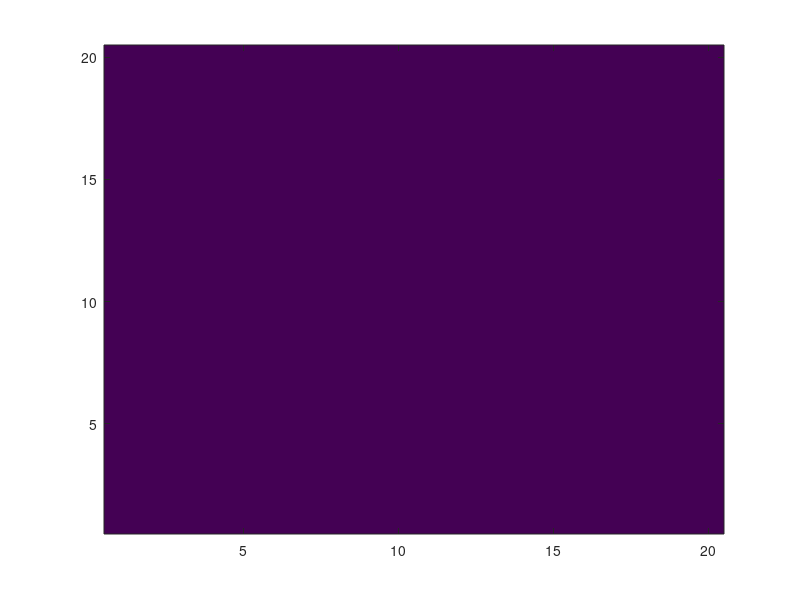

Source code (MATLAB): (Note: this script raises an error after producing the figure.)
function Main
    clc;
    clear;
    xMax = 20;
    yMax = 20;
    M=zeros(xMax,yMax); 
    Ax=axes;
    image(M');
    set(Ax,'YDir','normal');
    color = 50;
    set(Ax,'YDir','normal');
    coord = ginput(2);
    x = round(coord(:,1));
    y = round(coord(:,2));
    x0 = x(1,:);
    x1 = x(2,:);
    y0 = y(1,:);
    y1 = y(2,:);
    M = Line(x0,y0,x1,y1,color,M);
    pause(1.5);
    color = 250;
    %coord = ginput(2);
   % x = round(coord(:,1));
   % y = round(coord(:,2));
   % x0 = x(1,:);
   % x1 = x(2,:);
   % y0 = y(1,:);
   % y1 = y(2,:);
    M = TwoEndsToCenter(x0,y0,x1,y1,color,M);
end

function M = Line(x0,y0,x1,y1,color,M)
incX = 1;
incY = 1;
reverse = false;

H = abs(x1-x0);
V = abs(y1-y0);
if x1 < x0
    incX = -1;
end
if y1 < y0
    incY = -1;
end

if H < V
    reverse = true;
    i = H;
    H = V;
    V = i;
end

incUp = 2 * V - 2 * H;
incDn = 2 * V;
Est = 2 * V - H;

X = x0;
Y = y0;
hold on;
for i=0:H
    M(X,Y) = color;
    image(M');
    pause(0.7);
    if Est >= 0
        Est = Est + incUp;
        X = X + incX;
        Y = Y + incY;
    else
        Est = Est + incDn;
        if reverse == true
            Y = Y + incY;
        else
            X = X + incX;
        end
    end
end
end

function M = TwoEndsToCenter(x0,y0,x1,y1,color,M)
incX = 1;
incY = 1;
reverse = false;
H = abs(x1-x0);
V = abs(y1-y0);
if x1 < x0
    incX = -1;
end
if y1 < y0
    incY = -1;
end

if H < V
    reverse = true;
    i = H;
    H = V;
    V = i;
end

incUp = 2 * V - 2 * H;
incDn = 2 * V;
Est = 2 * V - H;

curX = x0;
curY = y0;
curZ = x1;
curT = y1;

for i=0:H/2
    M(curX,curY) = color;
    M(curZ,curT) = color;
    image(M');
    pause(0.7)
    if Est >= 0
        Est = Est + incUp;
        curX = curX + incX;
        curY = curY + incY;
        curZ = curZ - incX;
        curT = curT - incY;
    else
        Est = Est + incDn;
        if reverse == true
            curY = curY + incY;
            curT = curT - incY;
        else
            curX = curX + incX;
            curT = curT - incX;
        end
    end
end
end